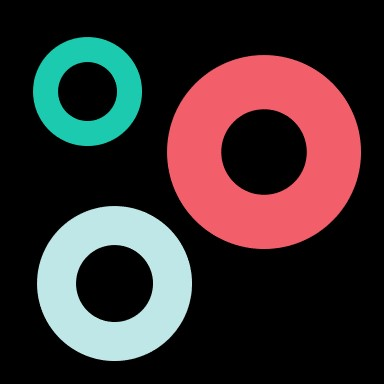
#> input picture resources/circle_ring.jpg, 384 x 384 px
$ python practice03-FillContour.py
#> lines starting #> are read from the running program, lines starting #| are printed output that depends on the picture; after the words box and inside, x2 and y2 are one past the last pixel; in counts of white or black regions, pixels touching at a corner belong together
import cv2

img = cv2.imread(r'./resources/circle_ring.jpg', cv2.IMREAD_COLOR)
#> img is the input picture: shape (384, 384, 3); mean B, G, R 47.5, 46.7, 59.1
imgGray = cv2.cvtColor(img, cv2.COLOR_BGR2GRAY)
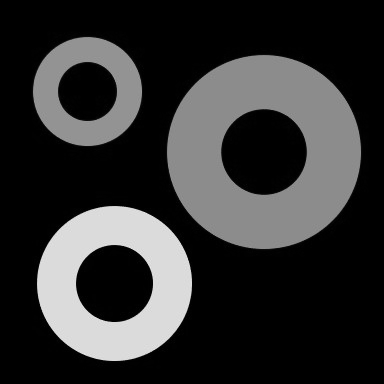
#> imgGray: shape (384, 384); min 0, max 237, mean 50.5

# 二值化
ret, imgBi = cv2.threshold(imgGray, 0, 255, cv2.THRESH_BINARY + cv2.THRESH_OTSU)
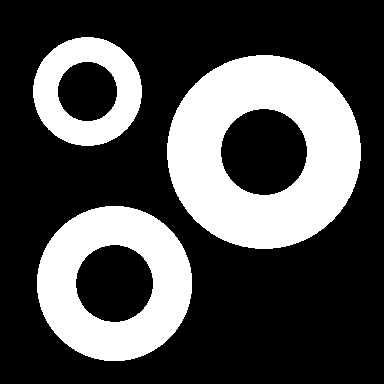
#> imgBi: shape (384, 384); 30.2% white; 3 white regions
#> ret = 83

# 寻找轮廓
contours, hierarchy = cv2.findContours(imgBi, mode=cv2.RETR_TREE, method=cv2.CHAIN_APPROX_SIMPLE)
#> contours = 6 contours; box (x1, y1, x2, y2) and area: (167, 55, 361, 249) 29237, (37, 206, 192, 361) 18704, (33, 37, 142, 146) 9153, (220, 108, 308, 196) 5903, (75, 244, 154, 323) 4741, (57, 61, 118, 122) 2823
print(len(contours))
#| 6
print(len(hierarchy[0]))
#| 6
print(hierarchy)
#| [[[ 2 -1  1 -1]
#|   [-1 -1 -1  0]
#|   [ 4  0  3 -1]
#|   [-1 -1 -1  2]
#|   [-1  2  5 -1]
#|   [-1 -1 -1  4]]]

imgCp = img.copy()
for i in range(len(contours)):
    # 仅填充第二级轮廓内容，即有父节点并且没有子节点的轮廓
    if hierarchy[0, i, 2] == -1 and hierarchy[0, i, 3] != -1:
        cv2.drawContours(imgCp, contours, contourIdx=i, color=(0, 255, 255), thickness=cv2.FILLED)
#> this loop made 6 passes
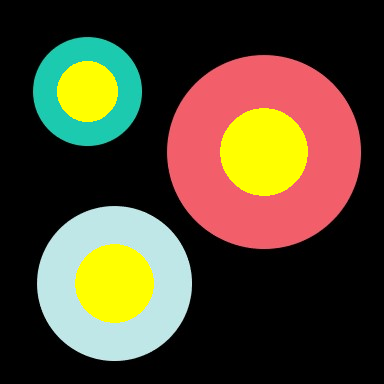
#> imgCp: shape (384, 384, 3); 9.35% of pixels changed, all inside (x1, y1, x2, y2) = (57, 61, 308, 323)
cv2.imshow('Answer', imgCp)

cv2.waitKey(0)
cv2.destroyAllWindows()
